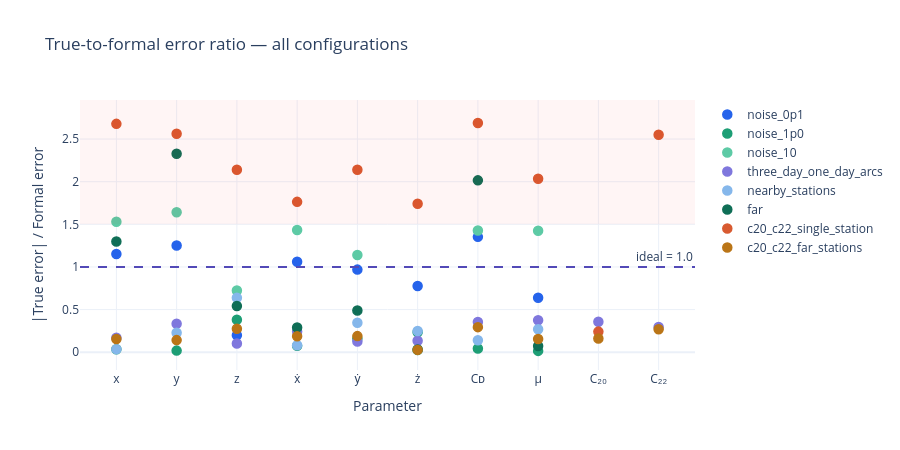
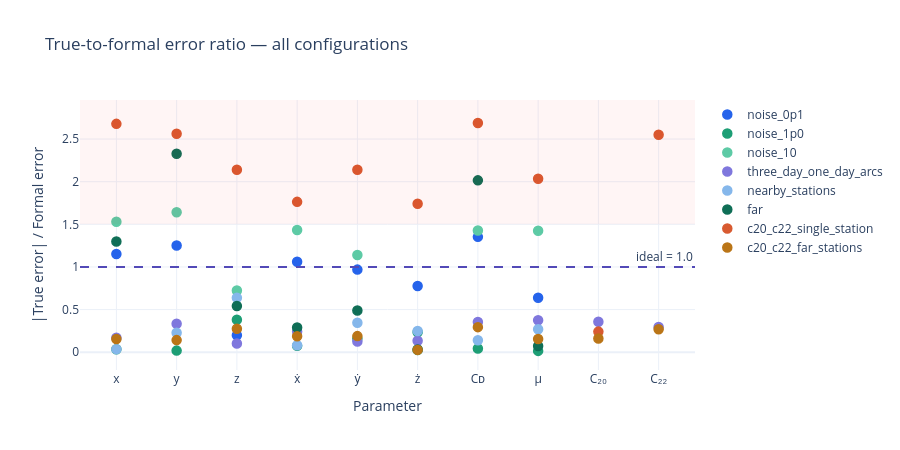

The code cell stored with these charts, in order, in its notebook:
### Code cell
plot_ratio()

### Figure 1 — Plotly figure (JSON) as saved in the notebook; plotly's stock layout.template omitted (floating-point values rounded to 4 significant figures)
{"data": [{"hovertemplate": "<b>%{x}</b>: %{y:.2f}<extra>noise_0p1</extra>", "marker": {"color": "#2563EB", "line": {"color": "#2563EB", "width": 1.5}, "size": 9, "symbol": "circle"}, "mode": "markers", "name": "noise_0p1", "x": ["x", "y", "z", "ẋ", "ẏ", "ż", "Cᴅ", "μ"], "y": [1.153, 1.252, 0.199, 1.06, 0.9685, 0.776, 1.353, 0.6395], "type": "scatter"}, {"hovertemplate": "<b>%{x}</b>: %{y:.2f}<extra>noise_1p0</extra>", "marker": {"color": "#1D9E75", "line": {"color": "#1D9E75", "width": 1.5}, "size": 9, "symbol": "circle"}, "mode": "markers", "name": "noise_1p0", "x": ["x", "y", "z", "ẋ", "ẏ", "ż", "Cᴅ", "μ"], "y": [0.03411, 0.01882, 0.3804, 0.07413, 0.1594, 0.2346, 0.04238, 0.01546], "type": "scatter"}, {"hovertemplate": "<b>%{x}</b>: %{y:.2f}<extra>noise_10</extra>", "marker": {"color": "#5DCAA5", "line": {"color": "#5DCAA5", "width": 1.5}, "size": 9, "symbol": "circle"}, "mode": "markers", "name": "noise_10", "x": ["x", "y", "z", "ẋ", "ẏ", "ż", "Cᴅ", "μ"], "y": [1.53, 1.641, 0.7243, 1.434, 1.14, 0.02617, 1.428, 1.425], "type": "scatter"}, {"hovertemplate": "<b>%{x}</b>: %{y:.2f}<extra>three_day_one_day_arcs</extra>", "marker": {"color": "#7F77DD", "line": {"color": "#7F77DD", "width": 1.5}, "size": 9, "symbol": "circle"}, "mode": "markers", "name": "three_day_one_day_arcs", "x": ["x", "y", "z", "ẋ", "ẏ", "ż", "Cᴅ", "μ", "C₂₀", "C₂₂"], "y": [0.1689, 0.3327, 0.1023, 0.2413, 0.126, 0.1345, 0.355, 0.374, 0.3568, 0.2946, 0.2636, 0.2961, 0.7037, 0.5116, 0.3494, 0.1608, 0.3441, 0.2118, 0.1319, 0.1973], "type": "scatter"}, {"hovertemplate": "<b>%{x}</b>: %{y:.2f}<extra>nearby_stations</extra>", "marker": {"color": "#85B7EB", "line": {"color": "#85B7EB", "width": 1.5}, "size": 9, "symbol": "circle"}, "mode": "markers", "name": "nearby_stations", "x": ["x", "y", "z", "ẋ", "ẏ", "ż", "Cᴅ", "μ"], "y": [0.03555, 0.2286, 0.6381, 0.08074, 0.3448, 0.2495, 0.1399, 0.2683], "type": "scatter"}, {"hovertemplate": "<b>%{x}</b>: %{y:.2f}<extra>far</extra>", "marker": {"color": "#0F6E56", "line": {"color": "#0F6E56", "width": 1.5}, "size": 9, "symbol": "circle"}, "mode": "markers", "name": "far", "x": ["x", "y", "z", "ẋ", "ẏ", "ż", "Cᴅ", "μ"], "y": [1.298, 2.329, 0.5418, 0.2899, 0.4898, 0.03197, 2.016, 0.07174], "type": "scatter"}, {"hovertemplate": "<b>%{x}</b>: %{y:.2f}<extra>c20_c22_single_station</extra>", "marker": {"color": "#D85A30", "line": {"color": "#D85A30", "width": 1.5}, "size": 9, "symbol": "circle"}, "mode": "markers", "name": "c20_c22_single_station", "x": ["x", "y", "z", "ẋ", "ẏ", "ż", "Cᴅ", "μ", "C₂₀", "C₂₂"], "y": [2.678, 2.562, 2.14, 1.764, 2.14, 1.741, 2.689, 2.035, 0.2416, 2.551], "type": "scatter"}, {"hovertemplate": "<b>%{x}</b>: %{y:.2f}<extra>c20_c22_far_stations</extra>", "marker": {"color": "#BA7517", "line": {"color": "#BA7517", "width": 1.5}, "size": 9, "symbol": "circle"}, "mode": "markers", "name": "c20_c22_far_stations", "x": ["x", "y", "z", "ẋ", "ẏ", "ż", "Cᴅ", "μ", "C₂₀", "C₂₂"], "y": [0.1538, 0.1419, 0.2741, 0.1864, 0.1887, 0.02682, 0.294, 0.1556, 0.1609, 0.2695], "type": "scatter"}], "layout": {"shapes": [{"line": {"color": "#534AB7", "dash": "dash"}, "type": "line", "x0": 0, "x1": 1, "xref": "x domain", "y0": 1.0, "y1": 1.0, "yref": "y"}, {"fillcolor": "red", "line": {"width": 0}, "opacity": 0.04, "type": "rect", "x0": 0, "x1": 1, "xref": "x domain", "y0": 1.5, "y1": 2.958, "yref": "y"}], "annotations": [{"showarrow": false, "text": "ideal = 1.0", "x": 1, "xanchor": "right", "xref": "x domain", "y": 1.0, "yanchor": "bottom", "yref": "y"}], "title": {"text": "True-to-formal error ratio — all configurations"}, "yaxis": {"title": {"text": "|True error| / Formal error"}}, "xaxis": {"title": {"text": "Parameter"}}, "height": 450, "hovermode": "closest"}}

### Figure 2 — Plotly figure (JSON) as saved in the notebook; plotly's stock layout.template omitted (floating-point values rounded to 4 significant figures)
{"data": [{"hovertemplate": "<b>%{x}</b>: %{y:.2f}<extra>noise_0p1</extra>", "marker": {"color": "#2563EB", "line": {"color": "#2563EB", "width": 1.5}, "size": 9, "symbol": "circle"}, "mode": "markers", "name": "noise_0p1", "x": ["x", "y", "z", "ẋ", "ẏ", "ż", "Cᴅ", "μ"], "y": [1.153, 1.252, 0.199, 1.06, 0.9685, 0.776, 1.353, 0.6395], "type": "scatter"}, {"hovertemplate": "<b>%{x}</b>: %{y:.2f}<extra>noise_1p0</extra>", "marker": {"color": "#1D9E75", "line": {"color": "#1D9E75", "width": 1.5}, "size": 9, "symbol": "circle"}, "mode": "markers", "name": "noise_1p0", "x": ["x", "y", "z", "ẋ", "ẏ", "ż", "Cᴅ", "μ"], "y": [0.03411, 0.01882, 0.3804, 0.07413, 0.1594, 0.2346, 0.04238, 0.01546], "type": "scatter"}, {"hovertemplate": "<b>%{x}</b>: %{y:.2f}<extra>noise_10</extra>", "marker": {"color": "#5DCAA5", "line": {"color": "#5DCAA5", "width": 1.5}, "size": 9, "symbol": "circle"}, "mode": "markers", "name": "noise_10", "x": ["x", "y", "z", "ẋ", "ẏ", "ż", "Cᴅ", "μ"], "y": [1.53, 1.641, 0.7243, 1.434, 1.14, 0.02617, 1.428, 1.425], "type": "scatter"}, {"hovertemplate": "<b>%{x}</b>: %{y:.2f}<extra>three_day_one_day_arcs</extra>", "marker": {"color": "#7F77DD", "line": {"color": "#7F77DD", "width": 1.5}, "size": 9, "symbol": "circle"}, "mode": "markers", "name": "three_day_one_day_arcs", "x": ["x", "y", "z", "ẋ", "ẏ", "ż", "Cᴅ", "μ", "C₂₀", "C₂₂"], "y": [0.1689, 0.3327, 0.1023, 0.2413, 0.126, 0.1345, 0.355, 0.374, 0.3568, 0.2946, 0.2636, 0.2961, 0.7037, 0.5116, 0.3494, 0.1608, 0.3441, 0.2118, 0.1319, 0.1973], "type": "scatter"}, {"hovertemplate": "<b>%{x}</b>: %{y:.2f}<extra>nearby_stations</extra>", "marker": {"color": "#85B7EB", "line": {"color": "#85B7EB", "width": 1.5}, "size": 9, "symbol": "circle"}, "mode": "markers", "name": "nearby_stations", "x": ["x", "y", "z", "ẋ", "ẏ", "ż", "Cᴅ", "μ"], "y": [0.03555, 0.2286, 0.6381, 0.08074, 0.3448, 0.2495, 0.1399, 0.2683], "type": "scatter"}, {"hovertemplate": "<b>%{x}</b>: %{y:.2f}<extra>far</extra>", "marker": {"color": "#0F6E56", "line": {"color": "#0F6E56", "width": 1.5}, "size": 9, "symbol": "circle"}, "mode": "markers", "name": "far", "x": ["x", "y", "z", "ẋ", "ẏ", "ż", "Cᴅ", "μ"], "y": [1.298, 2.329, 0.5418, 0.2899, 0.4898, 0.03197, 2.016, 0.07174], "type": "scatter"}, {"hovertemplate": "<b>%{x}</b>: %{y:.2f}<extra>c20_c22_single_station</extra>", "marker": {"color": "#D85A30", "line": {"color": "#D85A30", "width": 1.5}, "size": 9, "symbol": "circle"}, "mode": "markers", "name": "c20_c22_single_station", "x": ["x", "y", "z", "ẋ", "ẏ", "ż", "Cᴅ", "μ", "C₂₀", "C₂₂"], "y": [2.678, 2.562, 2.14, 1.764, 2.14, 1.741, 2.689, 2.035, 0.2416, 2.551], "type": "scatter"}, {"hovertemplate": "<b>%{x}</b>: %{y:.2f}<extra>c20_c22_far_stations</extra>", "marker": {"color": "#BA7517", "line": {"color": "#BA7517", "width": 1.5}, "size": 9, "symbol": "circle"}, "mode": "markers", "name": "c20_c22_far_stations", "x": ["x", "y", "z", "ẋ", "ẏ", "ż", "Cᴅ", "μ", "C₂₀", "C₂₂"], "y": [0.1538, 0.1419, 0.2741, 0.1864, 0.1887, 0.02682, 0.294, 0.1556, 0.1609, 0.2695], "type": "scatter"}], "layout": {"shapes": [{"line": {"color": "#534AB7", "dash": "dash"}, "type": "line", "x0": 0, "x1": 1, "xref": "x domain", "y0": 1.0, "y1": 1.0, "yref": "y"}, {"fillcolor": "red", "line": {"width": 0}, "opacity": 0.04, "type": "rect", "x0": 0, "x1": 1, "xref": "x domain", "y0": 1.5, "y1": 2.958, "yref": "y"}], "annotations": [{"showarrow": false, "text": "ideal = 1.0", "x": 1, "xanchor": "right", "xref": "x domain", "y": 1.0, "yanchor": "bottom", "yref": "y"}], "title": {"text": "True-to-formal error ratio — all configurations"}, "yaxis": {"title": {"text": "|True error| / Formal error"}}, "xaxis": {"title": {"text": "Parameter"}}, "height": 450, "hovermode": "closest"}}
